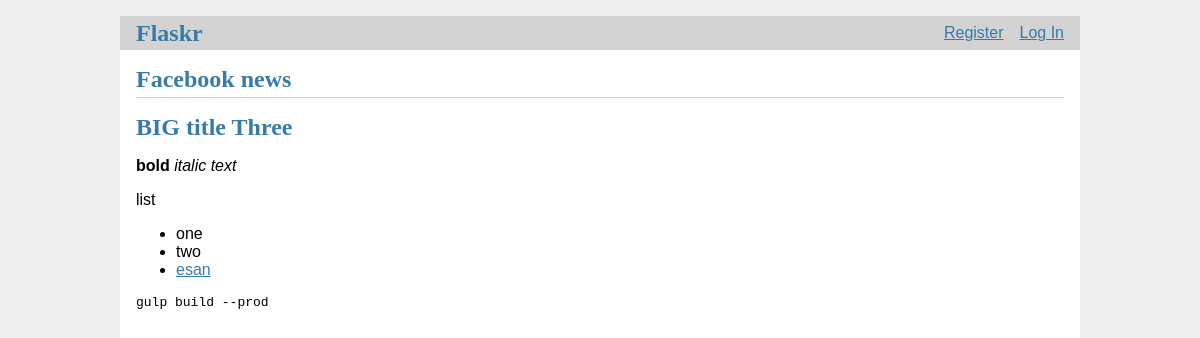
The app's page /detail/2 with its own data.
### tables this page shows
CREATE TABLE post (
  id INTEGER PRIMARY KEY AUTOINCREMENT,
  author_id INTEGER NOT NULL,
  created TIMESTAMP NOT NULL DEFAULT CURRENT_TIMESTAMP,
  title TEXT NOT NULL,
  body TEXT NOT NULL,
  FOREIGN KEY (author_id) REFERENCES user (id)
);

### flaskr/blog.py (the view)
@bp.route('/detail/<int:post_id>')
def detail(post_id):
    db = get_db()
    post = db.execute(
        'SELECT * FROM post WHERE id=' + str(post_id)).fetchone()
    return render_template('blog/detail.html', post=post)

### flaskr/auth.py (called while the page is built)
@bp.before_app_request
def load_logged_in_user():
    user_id = session.get('user_id')
    if user_id is None:
        g.user = None
    else:
        g.user = get_db().execute(
            'SELECT * FROM user WHERE id = ?', (user_id,)
        ).fetchone()

### flaskr/db.py (called while the page is built)
def get_db():
    if 'db' not in g:
        g.db = sqlite3.connect(
            current_app.config['DATABASE'],
            detect_types=sqlite3.PARSE_DECLTYPES
        )
        g.db.row_factory = sqlite3.Row
    return g.db

### flaskr/templates/blog/detail.html (shortened to what this page needs)
{% extends 'base.html' %}
{% block header %}
  <h1>{% block title %} {{ post['title'] }} {% endblock %}</h1>
{% endblock %}
{% block content %}
  {{post['body'] | markdown}}
{% endblock %}

### flaskr/static/style.css (style rules this page uses)
body { max-width: 960px; margin: 0 auto; background: white; }
h1 { font-family: serif; color: #377ba8; margin: 1rem 0; }
a { color: #377ba8; }
.content > header h1 { flex: auto; margin: 1rem 0 0.25rem 0; }

### records on screen
post: title "Facebook news", body "BIG title Three bold italic text list one two esan gulp build --prod"
